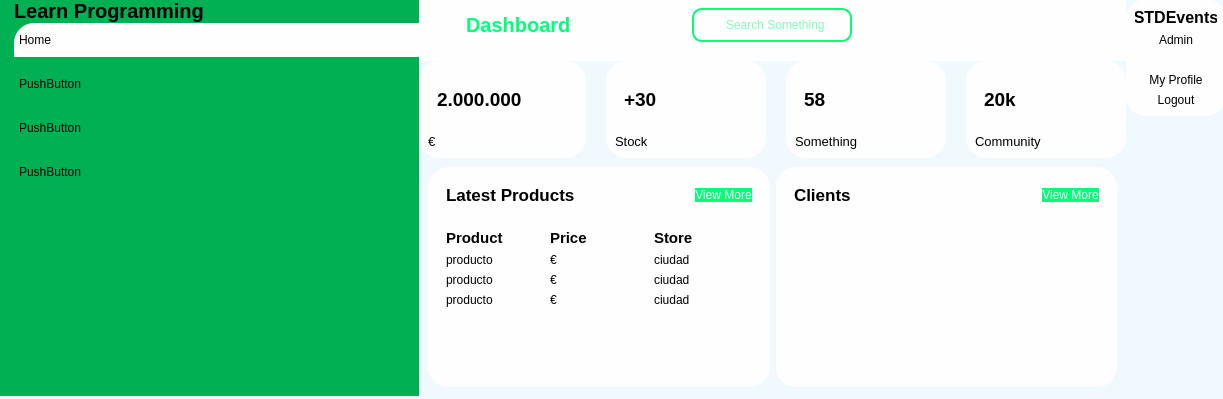
<?xml version="1.0" encoding="UTF-8"?>
<ui version="4.0">
 <class>administrador</class>
 <widget class="QDialog" name="administrador">
  <property name="geometry">
   <rect>
    <x>0</x>
    <y>0</y>
    <width>1223</width>
    <height>399</height>
   </rect>
  </property>
  <property name="windowTitle">
   <string>Dialog</string>
  </property>
  <property name="styleSheet">
   <string notr="true">*{
color: #000;
border: none;
}
#administrador{
background-color: #eff9fe;
}

#leftMenu{
background-color: rgb(1, 176, 83);

}
QLineEdit{
background: transparent;
color: #01ff78;
}
#searchFrame{
border-radius: 10px;
border: 2px solid #01ff78;
}
#appHeader{
color:  #01ff78;
}
#card1, #card2, #card3,#card4 {
background-color: #fefeff;
border-radius: 20px;
}
#pushButton, #pushButton_2{
background-color: #01ff78;
color: #fff;
border-radius: 10px;
}
#widget_4, #widget_5, #profileCont{
background-color: #fefeff;
border-radius: 20px;
}
#headerFrame{
background-color: #fefeff;
}
#pushButton_4{
background-color: #fefeff;
padding: 10px 5px;
text-align:left;
border-top-left-radius: 20px
}
#pushButton_3, #pushButton_5, #pushButton_6{
padding: 10px 5px;
text-align:left;

}</string>
  </property>
  <widget class="QWidget" name="horizontalLayoutWidget">
   <property name="geometry">
    <rect>
     <x>-1</x>
     <y>-1</y>
     <width>1227</width>
     <height>397</height>
    </rect>
   </property>
   <layout class="QHBoxLayout" name="centralWidget">
    <property name="spacing">
     <number>0</number>
    </property>
    <property name="rightMargin">
     <number>0</number>
    </property>
    <item>
     <widget class="QWidget" name="leftMenu" native="true">
      <layout class="QVBoxLayout" name="verticalLayout_8">
       <property name="spacing">
        <number>0</number>
       </property>
       <property name="leftMargin">
        <number>15</number>
       </property>
       <property name="topMargin">
        <number>0</number>
       </property>
       <property name="rightMargin">
        <number>0</number>
       </property>
       <property name="bottomMargin">
        <number>0</number>
       </property>
       <item>
        <widget class="QFrame" name="frame_10">
         <property name="sizePolicy">
          <sizepolicy hsizetype="Preferred" vsizetype="Minimum">
           <horstretch>0</horstretch>
           <verstretch>0</verstretch>
          </sizepolicy>
         </property>
         <property name="frameShape">
          <enum>QFrame::StyledPanel</enum>
         </property>
         <property name="frameShadow">
          <enum>QFrame::Raised</enum>
         </property>
         <layout class="QVBoxLayout" name="verticalLayout_9">
          <property name="spacing">
           <number>0</number>
          </property>
          <property name="leftMargin">
           <number>0</number>
          </property>
          <property name="topMargin">
           <number>0</number>
          </property>
          <property name="rightMargin">
           <number>0</number>
          </property>
          <property name="bottomMargin">
           <number>0</number>
          </property>
          <item alignment="Qt::AlignTop">
           <widget class="QLabel" name="label_28">
            <property name="font">
             <font>
              <pointsize>15</pointsize>
              <bold>true</bold>
             </font>
            </property>
            <property name="text">
             <string>Learn Programming</string>
            </property>
           </widget>
          </item>
          <item>
           <widget class="QFrame" name="frame_9">
            <property name="sizePolicy">
             <sizepolicy hsizetype="Preferred" vsizetype="Expanding">
              <horstretch>0</horstretch>
              <verstretch>0</verstretch>
             </sizepolicy>
            </property>
            <property name="frameShape">
             <enum>QFrame::StyledPanel</enum>
            </property>
            <property name="frameShadow">
             <enum>QFrame::Raised</enum>
            </property>
            <layout class="QVBoxLayout" name="verticalLayout_11">
             <property name="spacing">
              <number>0</number>
             </property>
             <property name="leftMargin">
              <number>0</number>
             </property>
             <property name="topMargin">
              <number>0</number>
             </property>
             <property name="rightMargin">
              <number>0</number>
             </property>
             <property name="bottomMargin">
              <number>0</number>
             </property>
             <item alignment="Qt::AlignTop">
              <widget class="QFrame" name="frame_11">
               <property name="sizePolicy">
                <sizepolicy hsizetype="Preferred" vsizetype="Preferred">
                 <horstretch>0</horstretch>
                 <verstretch>0</verstretch>
                </sizepolicy>
               </property>
               <property name="frameShape">
                <enum>QFrame::StyledPanel</enum>
               </property>
               <property name="frameShadow">
                <enum>QFrame::Raised</enum>
               </property>
               <layout class="QVBoxLayout" name="verticalLayout_10">
                <property name="spacing">
                 <number>10</number>
                </property>
                <property name="leftMargin">
                 <number>0</number>
                </property>
                <property name="topMargin">
                 <number>0</number>
                </property>
                <property name="rightMargin">
                 <number>0</number>
                </property>
                <property name="bottomMargin">
                 <number>0</number>
                </property>
                <item>
                 <widget class="QPushButton" name="pushButton_4">
                  <property name="text">
                   <string>Home</string>
                  </property>
                  <property name="icon">
                   <iconset resource="../../Recursos.qrc">
                    <normaloff>:/greenicons/icons/greenicons/home.svg</normaloff>:/greenicons/icons/greenicons/home.svg</iconset>
                  </property>
                  <property name="iconSize">
                   <size>
                    <width>24</width>
                    <height>24</height>
                   </size>
                  </property>
                 </widget>
                </item>
                <item>
                 <widget class="QPushButton" name="pushButton_3">
                  <property name="text">
                   <string>PushButton</string>
                  </property>
                  <property name="icon">
                   <iconset resource="../../Recursos.qrc">
                    <normaloff>:/whiteicons/icons/whiteicons/grid.svg</normaloff>:/whiteicons/icons/whiteicons/grid.svg</iconset>
                  </property>
                  <property name="iconSize">
                   <size>
                    <width>24</width>
                    <height>24</height>
                   </size>
                  </property>
                 </widget>
                </item>
                <item>
                 <widget class="QPushButton" name="pushButton_6">
                  <property name="text">
                   <string>PushButton</string>
                  </property>
                  <property name="icon">
                   <iconset resource="../../Recursos.qrc">
                    <normaloff>:/whiteicons/icons/whiteicons/bar-chart.svg</normaloff>:/whiteicons/icons/whiteicons/bar-chart.svg</iconset>
                  </property>
                  <property name="iconSize">
                   <size>
                    <width>24</width>
                    <height>24</height>
                   </size>
                  </property>
                 </widget>
                </item>
                <item>
                 <widget class="QPushButton" name="pushButton_5">
                  <property name="text">
                   <string>PushButton</string>
                  </property>
                  <property name="icon">
                   <iconset resource="../../Recursos.qrc">
                    <normaloff>:/whiteicons/icons/whiteicons/settings.svg</normaloff>:/whiteicons/icons/whiteicons/settings.svg</iconset>
                  </property>
                  <property name="iconSize">
                   <size>
                    <width>24</width>
                    <height>24</height>
                   </size>
                  </property>
                 </widget>
                </item>
               </layout>
              </widget>
             </item>
            </layout>
           </widget>
          </item>
         </layout>
        </widget>
       </item>
      </layout>
     </widget>
    </item>
    <item>
     <widget class="QWidget" name="mainBody" native="true">
      <layout class="QVBoxLayout" name="verticalLayout">
       <property name="spacing">
        <number>0</number>
       </property>
       <property name="leftMargin">
        <number>0</number>
       </property>
       <property name="topMargin">
        <number>0</number>
       </property>
       <property name="rightMargin">
        <number>0</number>
       </property>
       <property name="bottomMargin">
        <number>0</number>
       </property>
       <item alignment="Qt::AlignTop">
        <widget class="QWidget" name="headerFrame" native="true">
         <layout class="QHBoxLayout" name="horizontalLayout">
          <property name="spacing">
           <number>0</number>
          </property>
          <property name="leftMargin">
           <number>0</number>
          </property>
          <property name="topMargin">
           <number>0</number>
          </property>
          <property name="rightMargin">
           <number>0</number>
          </property>
          <property name="bottomMargin">
           <number>10</number>
          </property>
          <item alignment="Qt::AlignLeft">
           <widget class="QWidget" name="widget" native="true">
            <layout class="QHBoxLayout" name="horizontalLayout_5">
             <item>
              <widget class="QPushButton" name="menuBtn">
               <property name="text">
                <string/>
               </property>
               <property name="icon">
                <iconset resource="../../Recursos.qrc">
                 <normaloff>:/greenicons/icons/greenicons/menu.svg</normaloff>:/greenicons/icons/greenicons/menu.svg</iconset>
               </property>
              </widget>
             </item>
             <item>
              <widget class="QLabel" name="appHeader">
               <property name="font">
                <font>
                 <pointsize>15</pointsize>
                 <bold>true</bold>
                </font>
               </property>
               <property name="text">
                <string>Dashboard</string>
               </property>
              </widget>
             </item>
            </layout>
           </widget>
          </item>
          <item alignment="Qt::AlignHCenter">
           <widget class="QWidget" name="widget_2" native="true">
            <layout class="QHBoxLayout" name="horizontalLayout_2">
             <item alignment="Qt::AlignTop">
              <widget class="QFrame" name="searchFrame">
               <property name="minimumSize">
                <size>
                 <width>160</width>
                 <height>0</height>
                </size>
               </property>
               <property name="frameShape">
                <enum>QFrame::StyledPanel</enum>
               </property>
               <property name="frameShadow">
                <enum>QFrame::Raised</enum>
               </property>
               <layout class="QHBoxLayout" name="horizontalLayout_3">
                <property name="spacing">
                 <number>0</number>
                </property>
                <property name="leftMargin">
                 <number>0</number>
                </property>
                <property name="topMargin">
                 <number>0</number>
                </property>
                <property name="rightMargin">
                 <number>0</number>
                </property>
                <property name="bottomMargin">
                 <number>0</number>
                </property>
                <item>
                 <widget class="QLabel" name="label_2">
                  <property name="minimumSize">
                   <size>
                    <width>30</width>
                    <height>30</height>
                   </size>
                  </property>
                  <property name="maximumSize">
                   <size>
                    <width>30</width>
                    <height>30</height>
                   </size>
                  </property>
                  <property name="text">
                   <string/>
                  </property>
                  <property name="pixmap">
                   <pixmap resource="../../Recursos.qrc">:/greenicons/icons/greenicons/search.svg</pixmap>
                  </property>
                  <property name="scaledContents">
                   <bool>true</bool>
                  </property>
                 </widget>
                </item>
                <item>
                 <widget class="QLineEdit" name="lineEdit">
                  <property name="placeholderText">
                   <string>Search Something</string>
                  </property>
                 </widget>
                </item>
               </layout>
              </widget>
             </item>
            </layout>
           </widget>
          </item>
          <item alignment="Qt::AlignRight">
           <widget class="QWidget" name="widget_3" native="true">
            <layout class="QHBoxLayout" name="horizontalLayout_4">
             <property name="spacing">
              <number>0</number>
             </property>
             <property name="leftMargin">
              <number>0</number>
             </property>
             <property name="topMargin">
              <number>0</number>
             </property>
             <property name="rightMargin">
              <number>0</number>
             </property>
             <property name="bottomMargin">
              <number>0</number>
             </property>
             <item>
              <widget class="QPushButton" name="accountBtn">
               <property name="text">
                <string/>
               </property>
               <property name="icon">
                <iconset resource="../../Recursos.qrc">
                 <normaloff>:/greenicons/icons/greenicons/user.svg</normaloff>:/greenicons/icons/greenicons/user.svg</iconset>
               </property>
               <property name="iconSize">
                <size>
                 <width>32</width>
                 <height>32</height>
                </size>
               </property>
              </widget>
             </item>
            </layout>
           </widget>
          </item>
         </layout>
        </widget>
       </item>
       <item>
        <widget class="QWidget" name="cardsFrame" native="true">
         <layout class="QHBoxLayout" name="horizontalLayout_6">
          <property name="spacing">
           <number>20</number>
          </property>
          <property name="leftMargin">
           <number>0</number>
          </property>
          <property name="topMargin">
           <number>0</number>
          </property>
          <property name="rightMargin">
           <number>0</number>
          </property>
          <property name="bottomMargin">
           <number>0</number>
          </property>
          <item>
           <widget class="QFrame" name="card1">
            <property name="minimumSize">
             <size>
              <width>160</width>
              <height>0</height>
             </size>
            </property>
            <property name="frameShape">
             <enum>QFrame::StyledPanel</enum>
            </property>
            <property name="frameShadow">
             <enum>QFrame::Raised</enum>
            </property>
            <layout class="QVBoxLayout" name="verticalLayout_2">
             <item alignment="Qt::AlignTop">
              <widget class="QFrame" name="frame">
               <property name="frameShape">
                <enum>QFrame::StyledPanel</enum>
               </property>
               <property name="frameShadow">
                <enum>QFrame::Raised</enum>
               </property>
               <layout class="QHBoxLayout" name="horizontalLayout_7">
                <item>
                 <widget class="QLabel" name="label_3">
                  <property name="font">
                   <font>
                    <pointsize>14</pointsize>
                    <bold>true</bold>
                   </font>
                  </property>
                  <property name="text">
                   <string>2.000.000</string>
                  </property>
                  <property name="scaledContents">
                   <bool>false</bool>
                  </property>
                 </widget>
                </item>
                <item>
                 <widget class="QLabel" name="label">
                  <property name="minimumSize">
                   <size>
                    <width>40</width>
                    <height>40</height>
                   </size>
                  </property>
                  <property name="maximumSize">
                   <size>
                    <width>40</width>
                    <height>40</height>
                   </size>
                  </property>
                  <property name="text">
                   <string/>
                  </property>
                  <property name="pixmap">
                   <pixmap resource="../../Recursos.qrc">:/greenicons/icons/greenicons/shopping-cart.svg</pixmap>
                  </property>
                  <property name="scaledContents">
                   <bool>true</bool>
                  </property>
                 </widget>
                </item>
               </layout>
              </widget>
             </item>
             <item alignment="Qt::AlignTop">
              <widget class="QLabel" name="label_4">
               <property name="font">
                <font>
                 <pointsize>10</pointsize>
                </font>
               </property>
               <property name="text">
                <string>€</string>
               </property>
              </widget>
             </item>
            </layout>
           </widget>
          </item>
          <item>
           <widget class="QFrame" name="card2">
            <property name="minimumSize">
             <size>
              <width>160</width>
              <height>0</height>
             </size>
            </property>
            <property name="frameShape">
             <enum>QFrame::StyledPanel</enum>
            </property>
            <property name="frameShadow">
             <enum>QFrame::Raised</enum>
            </property>
            <layout class="QVBoxLayout" name="verticalLayout_3">
             <item>
              <widget class="QFrame" name="frame_2">
               <property name="frameShape">
                <enum>QFrame::StyledPanel</enum>
               </property>
               <property name="frameShadow">
                <enum>QFrame::Raised</enum>
               </property>
               <layout class="QHBoxLayout" name="horizontalLayout_8">
                <item>
                 <widget class="QLabel" name="label_5">
                  <property name="font">
                   <font>
                    <pointsize>14</pointsize>
                    <bold>true</bold>
                   </font>
                  </property>
                  <property name="text">
                   <string>+30</string>
                  </property>
                 </widget>
                </item>
                <item>
                 <widget class="QLabel" name="label_6">
                  <property name="minimumSize">
                   <size>
                    <width>40</width>
                    <height>40</height>
                   </size>
                  </property>
                  <property name="maximumSize">
                   <size>
                    <width>40</width>
                    <height>40</height>
                   </size>
                  </property>
                  <property name="text">
                   <string/>
                  </property>
                  <property name="pixmap">
                   <pixmap resource="../../Recursos.qrc">:/greenicons/icons/greenicons/credit-card.svg</pixmap>
                  </property>
                  <property name="scaledContents">
                   <bool>true</bool>
                  </property>
                 </widget>
                </item>
               </layout>
              </widget>
             </item>
             <item alignment="Qt::AlignTop">
              <widget class="QLabel" name="label_7">
               <property name="font">
                <font>
                 <pointsize>10</pointsize>
                </font>
               </property>
               <property name="text">
                <string>Stock</string>
               </property>
              </widget>
             </item>
            </layout>
           </widget>
          </item>
          <item>
           <widget class="QFrame" name="card3">
            <property name="minimumSize">
             <size>
              <width>160</width>
              <height>0</height>
             </size>
            </property>
            <property name="frameShape">
             <enum>QFrame::StyledPanel</enum>
            </property>
            <property name="frameShadow">
             <enum>QFrame::Raised</enum>
            </property>
            <layout class="QVBoxLayout" name="verticalLayout_4">
             <item>
              <widget class="QFrame" name="frame_3">
               <property name="frameShape">
                <enum>QFrame::StyledPanel</enum>
               </property>
               <property name="frameShadow">
                <enum>QFrame::Raised</enum>
               </property>
               <layout class="QHBoxLayout" name="horizontalLayout_9">
                <item>
                 <widget class="QLabel" name="label_8">
                  <property name="font">
                   <font>
                    <pointsize>14</pointsize>
                    <bold>true</bold>
                   </font>
                  </property>
                  <property name="text">
                   <string>58</string>
                  </property>
                 </widget>
                </item>
                <item>
                 <widget class="QLabel" name="label_9">
                  <property name="minimumSize">
                   <size>
                    <width>40</width>
                    <height>40</height>
                   </size>
                  </property>
                  <property name="maximumSize">
                   <size>
                    <width>40</width>
                    <height>40</height>
                   </size>
                  </property>
                  <property name="text">
                   <string/>
                  </property>
                  <property name="pixmap">
                   <pixmap resource="../../Recursos.qrc">:/greenicons/icons/greenicons/align-right.svg</pixmap>
                  </property>
                  <property name="scaledContents">
                   <bool>true</bool>
                  </property>
                 </widget>
                </item>
               </layout>
              </widget>
             </item>
             <item alignment="Qt::AlignTop">
              <widget class="QLabel" name="label_10">
               <property name="font">
                <font>
                 <pointsize>10</pointsize>
                </font>
               </property>
               <property name="text">
                <string>Something</string>
               </property>
              </widget>
             </item>
            </layout>
           </widget>
          </item>
          <item>
           <widget class="QFrame" name="card4">
            <property name="minimumSize">
             <size>
              <width>160</width>
              <height>0</height>
             </size>
            </property>
            <property name="frameShape">
             <enum>QFrame::StyledPanel</enum>
            </property>
            <property name="frameShadow">
             <enum>QFrame::Raised</enum>
            </property>
            <layout class="QVBoxLayout" name="verticalLayout_5">
             <item>
              <widget class="QFrame" name="frame_4">
               <property name="frameShape">
                <enum>QFrame::StyledPanel</enum>
               </property>
               <property name="frameShadow">
                <enum>QFrame::Raised</enum>
               </property>
               <layout class="QHBoxLayout" name="horizontalLayout_10">
                <item>
                 <widget class="QLabel" name="label_11">
                  <property name="font">
                   <font>
                    <pointsize>14</pointsize>
                    <bold>true</bold>
                   </font>
                  </property>
                  <property name="text">
                   <string>20k</string>
                  </property>
                 </widget>
                </item>
                <item>
                 <widget class="QLabel" name="label_12">
                  <property name="minimumSize">
                   <size>
                    <width>40</width>
                    <height>40</height>
                   </size>
                  </property>
                  <property name="maximumSize">
                   <size>
                    <width>40</width>
                    <height>40</height>
                   </size>
                  </property>
                  <property name="text">
                   <string/>
                  </property>
                  <property name="pixmap">
                   <pixmap resource="../../Recursos.qrc">:/greenicons/icons/greenicons/shopping-cart.svg</pixmap>
                  </property>
                  <property name="scaledContents">
                   <bool>true</bool>
                  </property>
                 </widget>
                </item>
               </layout>
              </widget>
             </item>
             <item alignment="Qt::AlignTop">
              <widget class="QLabel" name="label_13">
               <property name="font">
                <font>
                 <pointsize>10</pointsize>
                </font>
               </property>
               <property name="text">
                <string>Community</string>
               </property>
              </widget>
             </item>
            </layout>
           </widget>
          </item>
         </layout>
        </widget>
       </item>
       <item>
        <widget class="QWidget" name="mainFrame" native="true">
         <property name="sizePolicy">
          <sizepolicy hsizetype="Preferred" vsizetype="Expanding">
           <horstretch>0</horstretch>
           <verstretch>0</verstretch>
          </sizepolicy>
         </property>
         <layout class="QHBoxLayout" name="horizontalLayout_11">
          <item>
           <widget class="QWidget" name="widget_4" native="true">
            <layout class="QVBoxLayout" name="verticalLayout_6">
             <item alignment="Qt::AlignTop">
              <widget class="QFrame" name="frame_5">
               <property name="frameShape">
                <enum>QFrame::StyledPanel</enum>
               </property>
               <property name="frameShadow">
                <enum>QFrame::Raised</enum>
               </property>
               <layout class="QHBoxLayout" name="horizontalLayout_12">
                <item alignment="Qt::AlignLeft">
                 <widget class="QLabel" name="label_14">
                  <property name="font">
                   <font>
                    <pointsize>13</pointsize>
                    <bold>true</bold>
                   </font>
                  </property>
                  <property name="text">
                   <string>Latest Products</string>
                  </property>
                 </widget>
                </item>
                <item alignment="Qt::AlignRight">
                 <widget class="QPushButton" name="pushButton">
                  <property name="text">
                   <string>View More</string>
                  </property>
                  <property name="icon">
                   <iconset resource="../../Recursos.qrc">
                    <normaloff>:/whiteicons/icons/whiteicons/arrow-right.svg</normaloff>:/whiteicons/icons/whiteicons/arrow-right.svg</iconset>
                  </property>
                  <property name="iconSize">
                   <size>
                    <width>24</width>
                    <height>24</height>
                   </size>
                  </property>
                 </widget>
                </item>
               </layout>
              </widget>
             </item>
             <item alignment="Qt::AlignTop">
              <widget class="QFrame" name="frame_6">
               <property name="sizePolicy">
                <sizepolicy hsizetype="Preferred" vsizetype="Expanding">
                 <horstretch>0</horstretch>
                 <verstretch>0</verstretch>
                </sizepolicy>
               </property>
               <property name="frameShape">
                <enum>QFrame::StyledPanel</enum>
               </property>
               <property name="frameShadow">
                <enum>QFrame::Raised</enum>
               </property>
               <layout class="QGridLayout" name="gridLayout">
                <item row="0" column="0">
                 <widget class="QLabel" name="label_15">
                  <property name="font">
                   <font>
                    <pointsize>11</pointsize>
                    <bold>true</bold>
                   </font>
                  </property>
                  <property name="text">
                   <string>Product</string>
                  </property>
                 </widget>
                </item>
                <item row="0" column="2">
                 <widget class="QLabel" name="label_17">
                  <property name="font">
                   <font>
                    <pointsize>11</pointsize>
                    <bold>true</bold>
                   </font>
                  </property>
                  <property name="text">
                   <string>Store</string>
                  </property>
                 </widget>
                </item>
                <item row="1" column="0">
                 <widget class="QLabel" name="label_20">
                  <property name="text">
                   <string>producto</string>
                  </property>
                 </widget>
                </item>
                <item row="2" column="2">
                 <widget class="QLabel" name="label_23">
                  <property name="text">
                   <string>ciudad</string>
                  </property>
                 </widget>
                </item>
                <item row="2" column="1">
                 <widget class="QLabel" name="label_22">
                  <property name="text">
                   <string>€</string>
                  </property>
                 </widget>
                </item>
                <item row="0" column="1">
                 <widget class="QLabel" name="label_16">
                  <property name="font">
                   <font>
                    <pointsize>11</pointsize>
                    <bold>true</bold>
                   </font>
                  </property>
                  <property name="text">
                   <string>Price</string>
                  </property>
                 </widget>
                </item>
                <item row="1" column="2">
                 <widget class="QLabel" name="label_18">
                  <property name="text">
                   <string>ciudad</string>
                  </property>
                 </widget>
                </item>
                <item row="2" column="0">
                 <widget class="QLabel" name="label_21">
                  <property name="text">
                   <string>producto</string>
                  </property>
                 </widget>
                </item>
                <item row="1" column="1">
                 <widget class="QLabel" name="label_19">
                  <property name="text">
                   <string>€</string>
                  </property>
                 </widget>
                </item>
                <item row="3" column="0">
                 <widget class="QLabel" name="label_24">
                  <property name="text">
                   <string>producto</string>
                  </property>
                 </widget>
                </item>
                <item row="3" column="1">
                 <widget class="QLabel" name="label_25">
                  <property name="text">
                   <string>€</string>
                  </property>
                 </widget>
                </item>
                <item row="3" column="2">
                 <widget class="QLabel" name="label_26">
                  <property name="text">
                   <string>ciudad</string>
                  </property>
                 </widget>
                </item>
               </layout>
              </widget>
             </item>
             <item>
              <spacer name="verticalSpacer">
               <property name="orientation">
                <enum>Qt::Vertical</enum>
               </property>
               <property name="sizeHint" stdset="0">
                <size>
                 <width>20</width>
                 <height>40</height>
                </size>
               </property>
              </spacer>
             </item>
            </layout>
           </widget>
          </item>
          <item>
           <widget class="QWidget" name="widget_5" native="true">
            <layout class="QVBoxLayout" name="verticalLayout_7">
             <item alignment="Qt::AlignTop">
              <widget class="QFrame" name="frame_7">
               <property name="frameShape">
                <enum>QFrame::StyledPanel</enum>
               </property>
               <property name="frameShadow">
                <enum>QFrame::Raised</enum>
               </property>
               <layout class="QHBoxLayout" name="horizontalLayout_13">
                <item alignment="Qt::AlignLeft">
                 <widget class="QLabel" name="label_27">
                  <property name="font">
                   <font>
                    <pointsize>13</pointsize>
                    <bold>true</bold>
                   </font>
                  </property>
                  <property name="text">
                   <string>Clients</string>
                  </property>
                 </widget>
                </item>
                <item alignment="Qt::AlignRight">
                 <widget class="QPushButton" name="pushButton_2">
                  <property name="text">
                   <string>View More</string>
                  </property>
                  <property name="icon">
                   <iconset resource="../../Recursos.qrc">
                    <normaloff>:/whiteicons/icons/whiteicons/arrow-right.svg</normaloff>:/whiteicons/icons/whiteicons/arrow-right.svg</iconset>
                  </property>
                  <property name="iconSize">
                   <size>
                    <width>24</width>
                    <height>24</height>
                   </size>
                  </property>
                 </widget>
                </item>
               </layout>
              </widget>
             </item>
             <item>
              <widget class="QFrame" name="frame_8">
               <property name="frameShape">
                <enum>QFrame::StyledPanel</enum>
               </property>
               <property name="frameShadow">
                <enum>QFrame::Raised</enum>
               </property>
               <layout class="QHBoxLayout" name="horizontalLayout_14">
                <item>
                 <widget class="QLabel" name="label_30">
                  <property name="text">
                   <string/>
                  </property>
                 </widget>
                </item>
                <item>
                 <widget class="QLabel" name="label_31">
                  <property name="maximumSize">
                   <size>
                    <width>25</width>
                    <height>25</height>
                   </size>
                  </property>
                  <property name="text">
                   <string/>
                  </property>
                  <property name="pixmap">
                   <pixmap resource="../../Recursos.qrc">:/greenicons/icons/greenicons/phone.svg</pixmap>
                  </property>
                  <property name="scaledContents">
                   <bool>true</bool>
                  </property>
                 </widget>
                </item>
                <item>
                 <widget class="QLabel" name="label_32">
                  <property name="maximumSize">
                   <size>
                    <width>25</width>
                    <height>25</height>
                   </size>
                  </property>
                  <property name="text">
                   <string/>
                  </property>
                  <property name="pixmap">
                   <pixmap resource="../../Recursos.qrc">:/greenicons/icons/greenicons/mail.svg</pixmap>
                  </property>
                  <property name="scaledContents">
                   <bool>true</bool>
                  </property>
                 </widget>
                </item>
               </layout>
              </widget>
             </item>
            </layout>
           </widget>
          </item>
         </layout>
        </widget>
       </item>
      </layout>
     </widget>
    </item>
    <item alignment="Qt::AlignTop">
     <widget class="QWidget" name="profileCont" native="true">
      <property name="maximumSize">
       <size>
        <width>100</width>
        <height>16777215</height>
       </size>
      </property>
      <layout class="QVBoxLayout" name="verticalLayout_12">
       <property name="spacing">
        <number>0</number>
       </property>
       <property name="leftMargin">
        <number>0</number>
       </property>
       <property name="topMargin">
        <number>0</number>
       </property>
       <property name="rightMargin">
        <number>0</number>
       </property>
       <property name="bottomMargin">
        <number>0</number>
       </property>
       <item alignment="Qt::AlignTop">
        <widget class="QFrame" name="frame_12">
         <property name="frameShape">
          <enum>QFrame::StyledPanel</enum>
         </property>
         <property name="frameShadow">
          <enum>QFrame::Raised</enum>
         </property>
         <layout class="QVBoxLayout" name="verticalLayout_13">
          <item alignment="Qt::AlignTop">
           <widget class="QLabel" name="label_29">
            <property name="font">
             <font>
              <pointsize>12</pointsize>
              <bold>true</bold>
             </font>
            </property>
            <property name="text">
             <string>STDEvents</string>
            </property>
            <property name="alignment">
             <set>Qt::AlignCenter</set>
            </property>
           </widget>
          </item>
          <item alignment="Qt::AlignTop">
           <widget class="QLabel" name="label_34">
            <property name="text">
             <string>Admin</string>
            </property>
            <property name="alignment">
             <set>Qt::AlignCenter</set>
            </property>
           </widget>
          </item>
          <item alignment="Qt::AlignHCenter|Qt::AlignTop">
           <widget class="QLabel" name="label_33">
            <property name="maximumSize">
             <size>
              <width>50</width>
              <height>50</height>
             </size>
            </property>
            <property name="text">
             <string/>
            </property>
            <property name="pixmap">
             <pixmap resource="../../Recursos.qrc">:/Files/imagenes/Captura de pantalla 2024-01-02 172038.jpg</pixmap>
            </property>
            <property name="scaledContents">
             <bool>true</bool>
            </property>
            <property name="alignment">
             <set>Qt::AlignCenter</set>
            </property>
           </widget>
          </item>
          <item>
           <widget class="QPushButton" name="pushButton_7">
            <property name="text">
             <string>My Profile</string>
            </property>
            <property name="icon">
             <iconset resource="../../Recursos.qrc">
              <normaloff>:/greenicons/icons/greenicons/user.svg</normaloff>:/greenicons/icons/greenicons/user.svg</iconset>
            </property>
           </widget>
          </item>
          <item>
           <widget class="QPushButton" name="pushButton_8">
            <property name="text">
             <string>Logout</string>
            </property>
            <property name="icon">
             <iconset resource="../../Recursos.qrc">
              <normaloff>:/greenicons/icons/greenicons/log-out.svg</normaloff>:/greenicons/icons/greenicons/log-out.svg</iconset>
            </property>
           </widget>
          </item>
         </layout>
        </widget>
       </item>
      </layout>
     </widget>
    </item>
   </layout>
  </widget>
 </widget>
 <resources>
  <include location="../../Recursos.qrc"/>
 </resources>
 <connections/>
</ui>
